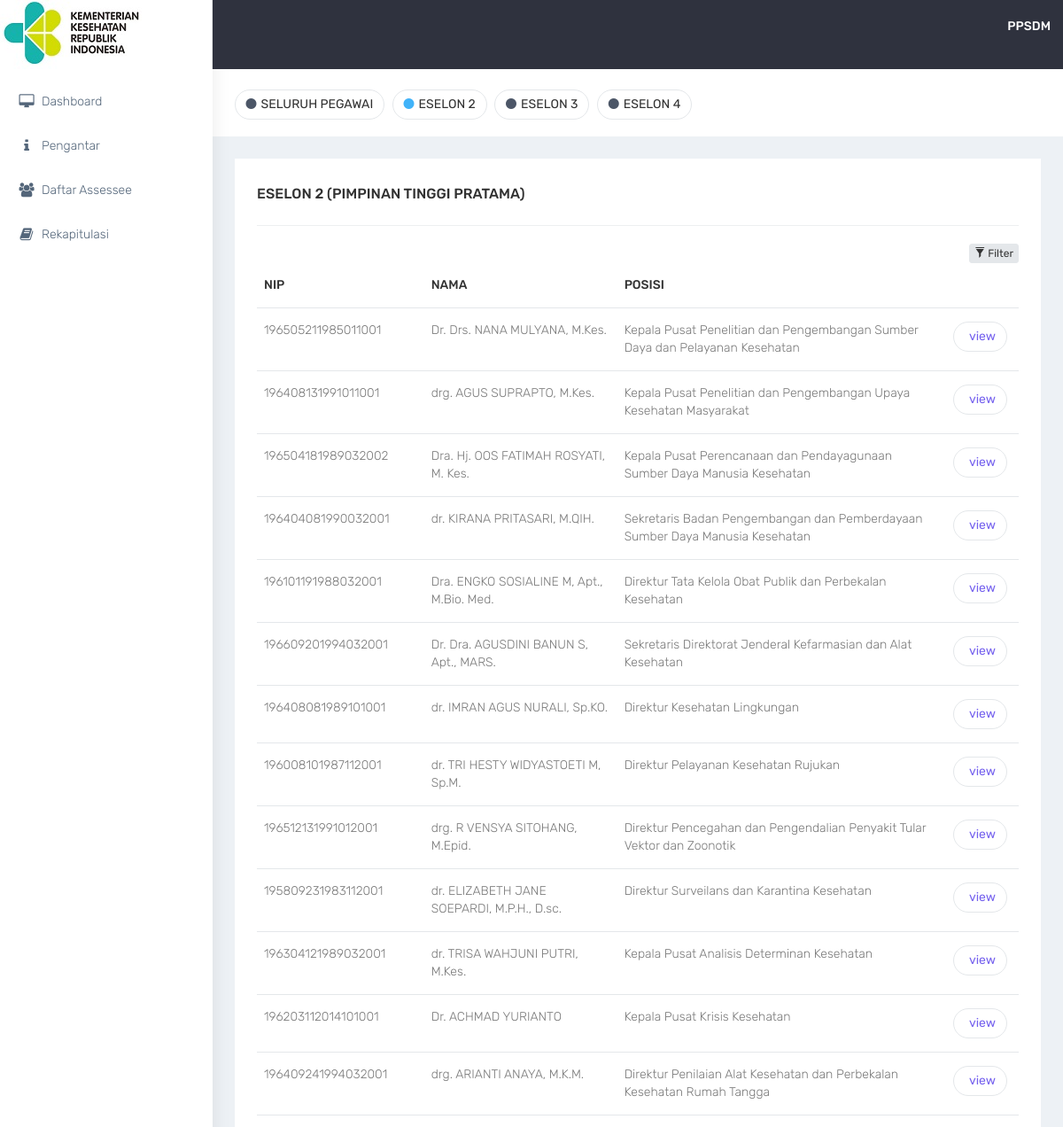
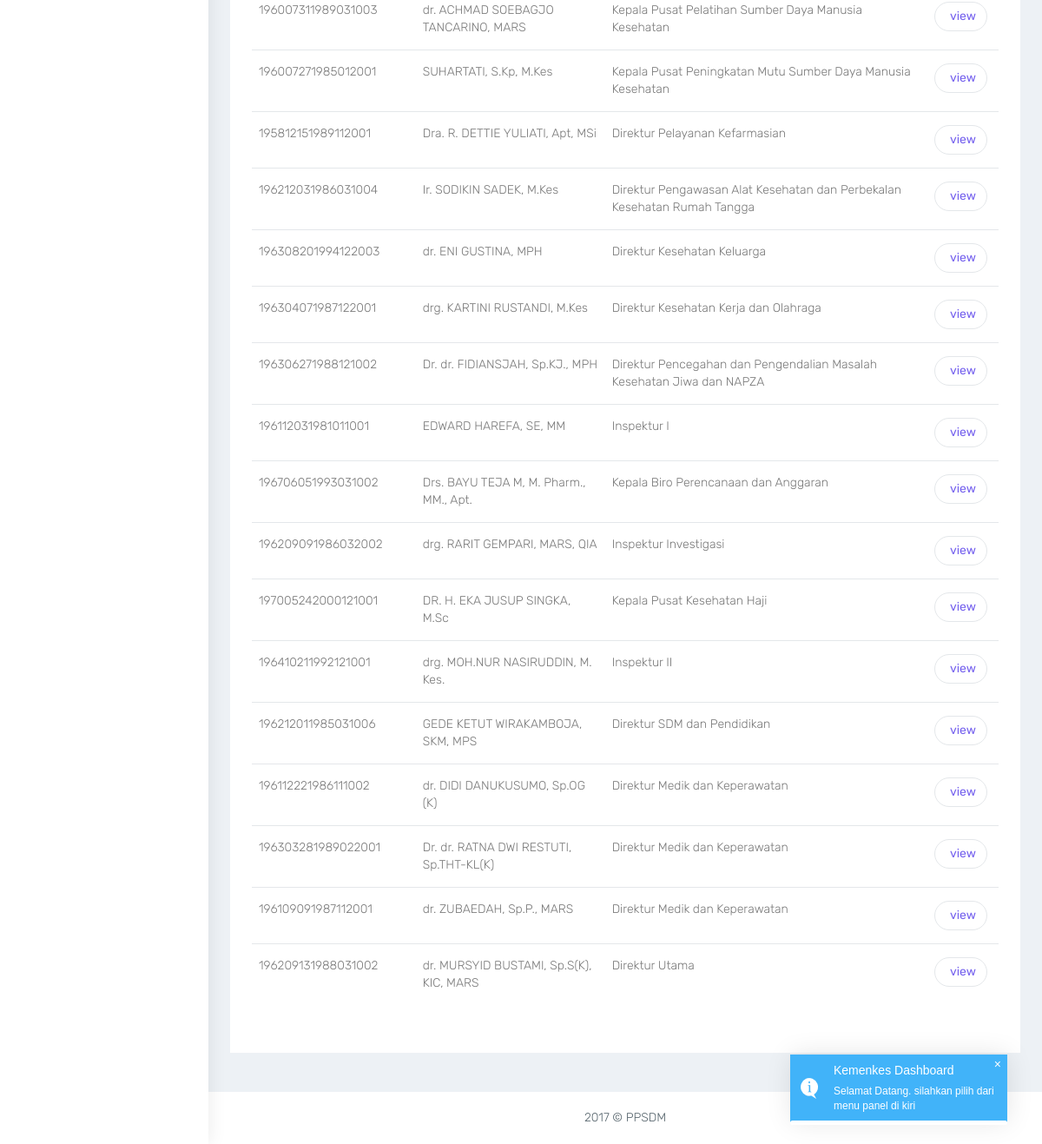
The page /eselon2.php on the database its author committed (2 pictures, top to bottom).
### tables this page shows
CREATE TABLE "kemenkes_master_profile" (
	`profile_id`	,
	`first_name`	,
	`nip`	,
	`unit`	,
	`level`	,
	`rumpun`	,
	`satuan_kerja`	,
	`current_position`	,
	`home_address`	,
	`birthplace`	,
	`education`	
);

### eselon2.php (the view, shortened to what this page needs)
<!DOCTYPE html>
<html lang="en">
<head>
    <link href="bootstrap/dist/css/bootstrap.min.css" rel="stylesheet">
    <link href="../plugins/bower_components/sidebar-nav/dist/sidebar-nav.min.css" rel="stylesheet">
    <link href="../plugins/bower_components/toast-master/css/jquery.toast.css" rel="stylesheet">
    <link href="../plugins/bower_components/morrisjs/morris.css" rel="stylesheet">
    <link href="../plugins/bower_components/chartist-js/dist/chartist.min.css" rel="stylesheet">
    <link href="../plugins/bower_components/chartist-plugin-tooltip-master/dist/chartist-plugin-tooltip.css" rel="stylesheet">
    <link href="css/animate.css" rel="stylesheet">
    <link href="css/style.css" rel="stylesheet">
    <link href="css/colors/default.css" id="theme" rel="stylesheet">
</head>
<body class="fix-header">
    <div id="wrapper">
<? include 'header.php';?>
		<br/>
        <div class="navbar-default sidebar" role="navigation">
            <div class="sidebar-nav slimscrollsidebar">
                <div class="sidebar-head">
                    <h3><span class="fa-fw open-close"><i class="ti-close ti-menu"></i></span> <span class="hide-menu">Navigation</span></h3>
                </div>
				<br/>
                <ul class="nav" id="side-menu">
                    <li style="padding: 70px 0 0;">
                        <a href="index.php" class="waves-effect"><i class="fa fa-desktop fa-fw" aria-hidden="true"></i>Dashboard</a>
                    </li>
                    <li>
                        <a href="blank.php" class="waves-effect"><i class="fa fa-info fa-fw" aria-hidden="true"></i>Pengantar</a>
                    </li>
                    <li>
                        <a href="basic-table.php" class="waves-effect"><i class="fa fa-users fa-fw" aria-hidden="true"></i>Daftar Assessee</a>
                    </li>
                    <li>
                        <a href="rekapitulasi.php" class="waves-effect"><i class="fa fa-book fa-fw" aria-hidden="true"></i>Rekapitulasi</a>
                    </li>
                </ul>
            </div>
        </div>
        <div id="page-wrapper">
            <div class="container-fluid">
                <div class="row bg-title">
                    <div class="col-lg-10 col-md-5 col-sm-4 col-xs-12">
                        <h4 class="page-title">
						<a class="btn btn btn-rounded btn-default btn-outline m-r-5" href="basic-table.php"><i class="fa fa-circle m-r-5 text-inverse"></i>SELURUH PEGAWAI</a>
						<a class="btn btn btn-rounded btn-default btn-outline m-r-5" href="eselon2.php"><i class="fa fa-circle m-r-5 text-info"></i>ESELON 2</a>
						<a class="btn btn btn-rounded btn-default btn-outline m-r-5" href="eselon3.php"><i class="fa fa-circle m-r-5 text-inverse"></i>ESELON 3</a>
						<a class="btn btn btn-rounded btn-default btn-outline m-r-5" href="eselon4.php"><i class="fa fa-circle m-r-5 text-inverse"></i>ESELON 4</a>
						</h4>
						</div>
                </div>
                <div class="row">
                    <div class="col-md-12">
                        <div class="white-box">
						<h3 class="box-title">ESELON 2 (PIMPINAN TINGGI PRATAMA)</h3>
						<hr/>
        <div class="panel panel-primary filterable">
            <div >
                <div class="pull-right">
                    <button class="btn btn-default btn-xs btn-filter"><span class="glyphicon glyphicon-filter"></span> Filter</button>
                </div>
            </div>
            <table class="table">
                <thead>
                    <tr class="filters">
                        <th><input type="text" class="form-control" placeholder="NIP" disabled></th>
                        <th><input type="text" class="form-control" placeholder="NAMA" disabled></th>
                        <th><input type="text" class="form-control" placeholder="POSISI" disabled></th>
                    </tr>
                </thead>
                <tbody>
<?
   $db = new MyDB();
   $sql ='select a.profile_id,a.nip,a.first_name, a.level, a.current_position,a.unit, b.project_Activity_id  from kemenkes_master_profile a
left join mappingKemenkes b on a.profile_id = b.profile_id where a.level = "PIMPINAN PRATAMA"';
   $ret = $db->query($sql);
   while($row = $ret->fetchArray(SQLITE3_ASSOC) ){
?>
                                        <tr>
                                            <td><?=$row['nip'];?></td>
                                            <td ><?=$row['first_name'];?></td>
                                            <td ><?=str_replace('<br>','',$row['current_position']);?></td>
                                            <td>
											<a class="btn btn btn-rounded btn-default btn-outline m-r-5" href="profile.php?profile_id=<?=$row['profile_id'];?>&project_activity_id=<?=$row['project_Activity_id'];?>">
											<i class="ti-check text-success m-r-5"></i>view</a></td>
                                        </tr>
<?
   }
?>
                </tbody>
            </table>
        </div>
                    </div>
                </div>
            </div>
            <footer class="footer text-center"> 2017 &copy; PPSDM </footer>
        </div>
    </div>
</body>
</html>

### header.php
<!DOCTYPE html>
<nav class="navbar navbar-default navbar-static-top m-b-0">
	<div class="navbar-header">
		<div class="top-left-part">
			<span class="hidden-xs">
				<img src="../plugins/images/logokemenkes.jpg" alt="home" class="logokemenkes.jpg" />
			</span>
		</div>
                <ul class="nav navbar-top-links navbar-right pull-right">
                    <li>
                        <a class="profile-pic" href="http://wwww.ppsdm.com"><b class="hidden-xs">PPSDM</b></a>
                    </li>
                </ul>
	</div>
</nav>

### css/colors/default.css (style rules this page uses)
body { background: #fff; }
.top-left-part { background: #fff; }
.navbar-header { background: #2f323e; }
.navbar-top-links > li > a { color: #ffffff; }
.sidebar .sidebar-head { background: #ffffff; }
.sidebar .sidebar-head h3 { color: #686868; }
.sidebar { background: #fff; box-shadow: 1px 0px 20px rgba(0, 0, 0, 0.08); }
#side-menu li a { color: #54667a; }
#side-menu li a { color: #54667a; border-left: 0px solid #fff; }
#side-menu > li > a { border-left: 3px solid transperant; }

### eselon2.php (style rules this page uses)
.filterable { margin-top: 15px; }
.filterable .filters input[disabled] { background-color: transparent; border: none; cursor: auto; box-shadow: none; padding: 0; height: auto; }

### rows shown on the page
kemenkes_master_profile: nip "196505211985011001", first_name "Dr. Drs. NANA MULYANA, M.Kes.", current_position "Kepala Pusat Penelitian dan Pengembangan Sumber Daya dan Pelayanan Kesehatan"
kemenkes_master_profile: nip "196408131991011001", first_name "drg. AGUS SUPRAPTO, M.Kes.", current_position "Kepala Pusat Penelitian dan Pengembangan Upaya Kesehatan Masyarakat"
kemenkes_master_profile: nip "196504181989032002", first_name "Dra. Hj. OOS FATIMAH ROSYATI, M. Kes.", current_position "Kepala Pusat Perencanaan dan Pendayagunaan Sumber Daya Manusia Kesehatan"
kemenkes_master_profile: nip "196404081990032001", first_name "dr. KIRANA PRITASARI, M.QIH.", current_position "Sekretaris Badan Pengembangan dan Pemberdayaan Sumber Daya Manusia Kesehatan"
kemenkes_master_profile: nip "196101191988032001", first_name "Dra. ENGKO SOSIALINE M, Apt., M.Bio. Med.", current_position "Direktur Tata Kelola Obat Publik dan Perbekalan Kesehatan"
kemenkes_master_profile: nip "196609201994032001", first_name "Dr. Dra. AGUSDINI BANUN S, Apt., MARS.", current_position "Sekretaris Direktorat Jenderal Kefarmasian dan Alat Kesehatan"
kemenkes_master_profile: nip "196408081989101001", first_name "dr. IMRAN AGUS NURALI, Sp.KO.", current_position "Direktur Kesehatan Lingkungan"
kemenkes_master_profile: nip "196008101987112001", first_name "dr. TRI HESTY WIDYASTOETI M, Sp.M.", current_position "Direktur Pelayanan Kesehatan Rujukan"
kemenkes_master_profile: nip "196512131991012001", first_name "drg. R VENSYA SITOHANG, M.Epid.", current_position "Direktur Pencegahan dan Pengendalian Penyakit Tular Vektor dan Zoonotik"
kemenkes_master_profile: nip "195809231983112001", first_name "dr. ELIZABETH JANE SOEPARDI, M.P.H., D.sc.", current_position "Direktur Surveilans dan Karantina Kesehatan"
kemenkes_master_profile: nip "196304121989032001", first_name "dr. TRISA WAHJUNI PUTRI, M.Kes.", current_position "Kepala Pusat Analisis Determinan Kesehatan"
kemenkes_master_profile: nip "196203112014101001", first_name "Dr. ACHMAD YURIANTO", current_position "Kepala Pusat Krisis Kesehatan"
kemenkes_master_profile: nip "196409241994032001", first_name "drg. ARIANTI ANAYA, M.K.M.", current_position "Direktur Penilaian Alat Kesehatan dan Perbekalan Kesehatan Rumah Tangga"
kemenkes_master_profile: nip "196007311989031003", first_name "dr. ACHMAD SOEBAGJO TANCARINO, MARS", current_position "Kepala Pusat Pelatihan Sumber Daya Manusia Kesehatan"
kemenkes_master_profile: nip "196007271985012001", first_name "SUHARTATI, S.Kp, M.Kes", current_position "Kepala Pusat Peningkatan Mutu Sumber Daya Manusia Kesehatan"
kemenkes_master_profile: nip "195812151989112001", first_name "Dra. R. DETTIE YULIATI, Apt, MSi", current_position "Direktur Pelayanan Kefarmasian"
kemenkes_master_profile: nip "196212031986031004", first_name "Ir. SODIKIN SADEK, M.Kes", current_position "Direktur Pengawasan Alat Kesehatan dan Perbekalan Kesehatan Rumah Tangga"
kemenkes_master_profile: nip "196308201994122003", first_name "dr. ENI GUSTINA, MPH", current_position "Direktur Kesehatan Keluarga"
kemenkes_master_profile: nip "196304071987122001", first_name "drg. KARTINI RUSTANDI, M.Kes", current_position "Direktur Kesehatan Kerja dan Olahraga"
kemenkes_master_profile: nip "196306271988121002", first_name "Dr. dr. FIDIANSJAH, Sp.KJ., MPH", current_position "Direktur Pencegahan dan Pengendalian Masalah Kesehatan Jiwa dan NAPZA"
kemenkes_master_profile: nip "196112031981011001", first_name "EDWARD HAREFA, SE, MM", current_position "Inspektur I"
kemenkes_master_profile: nip "196706051993031002", first_name "Drs. BAYU TEJA M, M. Pharm., MM., Apt.", current_position "Kepala Biro Perencanaan dan Anggaran"
kemenkes_master_profile: nip "196209091986032002", first_name "drg. RARIT GEMPARI, MARS, QIA", current_position "Inspektur Investigasi"
kemenkes_master_profile: nip "197005242000121001", first_name "DR. H. EKA JUSUP SINGKA, M.Sc", current_position "Kepala Pusat Kesehatan Haji"
kemenkes_master_profile: nip "196410211992121001", first_name "drg. MOH.NUR NASIRUDDIN, M. Kes.", current_position "Inspektur II"
kemenkes_master_profile: nip "196212011985031006", first_name "GEDE KETUT WIRAKAMBOJA, SKM, MPS", current_position "Direktur SDM dan Pendidikan"
kemenkes_master_profile: nip "196112221986111002", first_name "dr. DIDI DANUKUSUMO, Sp.OG (K)", current_position "Direktur Medik dan Keperawatan"
kemenkes_master_profile: nip "196303281989022001", first_name "Dr. dr. RATNA DWI RESTUTI, Sp.THT-KL(K)", current_position "Direktur Medik dan Keperawatan"
kemenkes_master_profile: nip "196109091987112001", first_name "dr. ZUBAEDAH, Sp.P., MARS", current_position "Direktur Medik dan Keperawatan"
kemenkes_master_profile: nip "196209131988031002", first_name "dr. MURSYID BUSTAMI, Sp.S(K), KIC, MARS", current_position "Direktur Utama"
